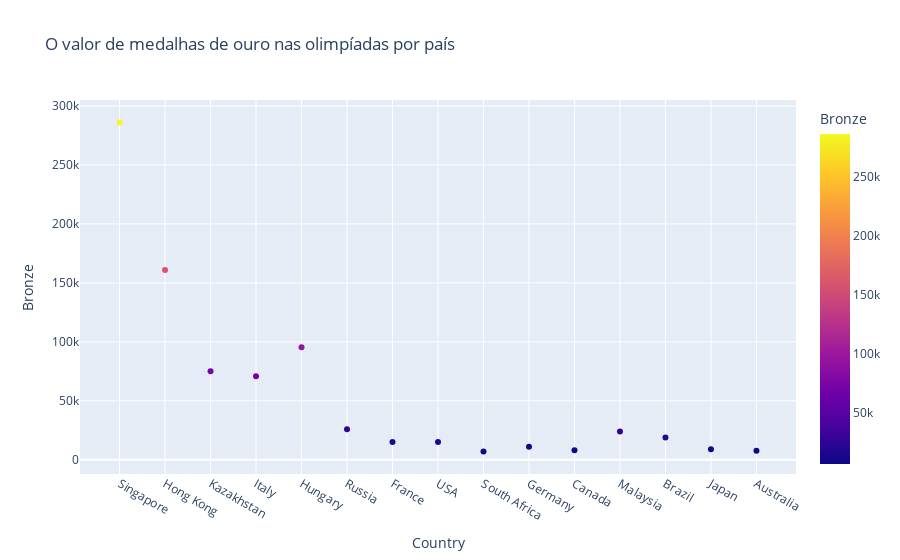

The code cell stored with this chart in its notebook:
### Code cell
medals_value = px.scatter(df, x='Country', y='Bronze', title='O valor de medalhas de ouro nas olimpíadas por país', color='Bronze')
medals_value.show()

### Figure 1 — Plotly figure (JSON) as saved in the notebook; plotly's stock layout.template omitted (floating-point values rounded to 4 significant figures)
{"data": [{"hovertemplate": "Country=%{x}<br>Bronze=%{marker.color}<extra></extra>", "legendgroup": "", "marker": {"color": [286000, 161000, 75000, 70800, 95500, 26000, 15000, 15000, 7000, 11000, 8000, 24100, 19000, 9045, 7600], "coloraxis": "coloraxis", "symbol": "circle"}, "mode": "markers", "name": "", "orientation": "v", "showlegend": false, "type": "scatter", "x": ["Singapore", "Hong Kong", "Kazakhstan", "Italy", "Hungary", "Russia", "France", "USA", "South Africa", "Germany", "Canada", "Malaysia", "Brazil", "Japan", "Australia"], "xaxis": "x", "y": [286000, 161000, 75000, 70800, 95500, 26000, 15000, 15000, 7000, 11000, 8000, 24100, 19000, 9045, 7600], "yaxis": "y"}], "layout": {"coloraxis": {"colorbar": {"title": {"text": "Bronze"}}, "colorscale": [[0, "#0d0887"], [0.1111, "#46039f"], [0.2222, "#7201a8"], [0.3333, "#9c179e"], [0.4444, "#bd3786"], [0.5556, "#d8576b"], [0.6667, "#ed7953"], [0.7778, "#fb9f3a"], [0.8889, "#fdca26"], [1, "#f0f921"]]}, "legend": {"tracegroupgap": 0}, "title": {"text": "O valor de medalhas de ouro nas olimpíadas por país"}, "xaxis": {"anchor": "y", "domain": [0, 1], "title": {"text": "Country"}}, "yaxis": {"anchor": "x", "domain": [0, 1], "title": {"text": "Bronze"}}}}
